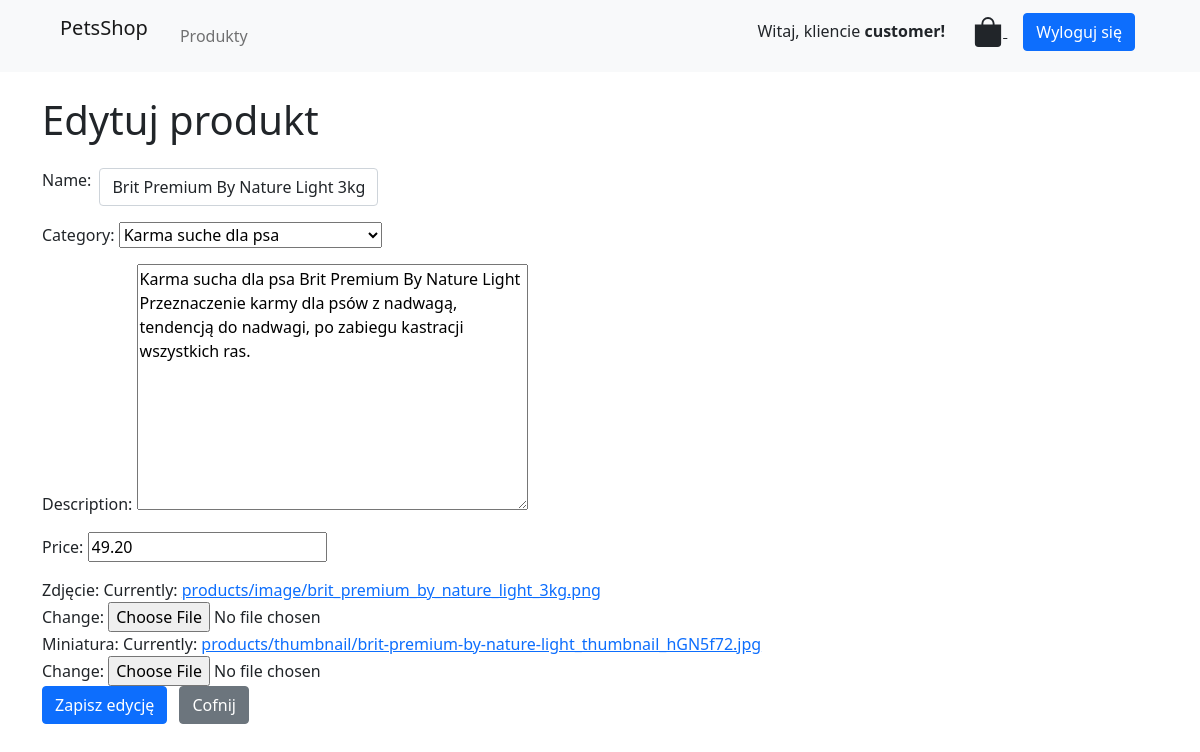
Screenshot of /products/edit/4 (signed in) with the database file from the repository.
### api/models.py (models this page shows, shortened)
class Product(models.Model):
    name = models.CharField(max_length=200, null=False)
    description = models.TextField(null=False)
    price = models.DecimalField(max_digits=6, decimal_places=2, null=False)
    category = models.ForeignKey(Category, on_delete=models.CASCADE, null=False)
    image = models.ImageField(upload_to='products/image')
    thumbnail = models.ImageField(upload_to='products/thumbnail')

### api/views.py (the view, shortened to what this page needs)
# urls.py: path('products/edit/<int:pk>', views.edit_product, name='edit_product'),
@login_required(login_url='login')
def edit_product(request, pk):
    product = get_object_or_404(Product, pk=pk)
    print(product.image)
    if request.method =="GET":
        context = {'form': ProductForm(instance=product), 'id': pk}
        return render(request, 'edit_product.html', context)

### api/forms.py
class ProductForm(forms.ModelForm):
    class Meta:
        model = Product
        fields = ['name', 'description', 'price', 'category', 'image', 'thumbnail']

### api/models.py (called while the page is built)
    def __str__(self):
        return self.name

### templates/edit_product.html (shortened to what this page needs)
{% extends 'base.html' %}
{% load widget_tweaks %}
{% block content %}
<div class="container mt-4">
    <h1 class="mb-4">Edytuj produkt</h1>
    <form method="post" enctype="multipart/form-data">
        <div class="mb-3 d-flex gap-2">
            {{ form.name.label_tag }}
            {{ form.name | add_class:'form-control w-25 w-md-full' }}
        </div>
        <div class="mb-3">
            {{ form.category.label_tag }}
            {{ form.category }}
        </div>
        <div class="mb-3">
            {{ form.description.label_tag }}
            {{ form.description }}
        </div>
        <div class="mb-3">
            {{ form.price.label_tag }}
            {{ form.price }}
        </div>
        <div>
            <label for="{{ form.image.id_for_label }}">Zdjęcie:</label>
            {{ form.image }}
        </div>
        <div>
            <label for="{{ form.thumbnail.id_for_label }}">Miniatura:</label>
            {{ form.thumbnail }}
        </div>
        <button type="submit" class="btn btn-primary">Zapisz edycję</button>
        <a href="/" class="btn btn-secondary ms-2">Cofnij</a>
    </form>
</div>
{% endblock %}

### templates/navbar.html
<nav class="navbar navbar-expand-lg navbar-light bg-light">
    <div class="container-fluid me-5 ms-5">
        <p class="navbar-brand mt-4 mt-lg-0" style="cursor: pointer;">PetsShop</p>
        <ul class="navbar-nav me-auto mb-2 mb-lg-0 ps-2">
            <li class="nav-item">
                <a class="nav-link" href="{% url 'product-list' %}">Produkty</a>
            </li>
        </ul>
      <div class="d-flex align-items-center">
        <div style="padding: 5px; margin-left: 30px;">
            {% if user.is_authenticated %}
                {% if user.userprofile.is_client %}
                    <p class="d-inline-block me-4">Witaj, kliencie <strong>{{ user.username }}!</strong></p>
                    <a class="text-reset me-3" href="{% url 'order_summary' %}">
                        <svg xmlns="http://www.w3.org/2000/svg" width="30" height="30" fill="currentColor" class="bi bi-bag-fill" viewBox="0 0 16 16">
                            <path d="M8 1a2.5 2.5 0 0 1 2.5 2.5V4h-5v-.5A2.5 2.5 0 0 1 8 1zm3.5 3v-.5a3.5 3.5 0 1 0-7 0V4H1v10a2 2 0 0 0 2 2h10a2 2 0 0 0 2-2V4h-3.5z"/>
                        </svg>
                    </a>
                {% else %}
                    <p class="d-inline-block me-4">Witaj, sprzedawco <strong>{{ user.username }}!</strong></p>
                {% endif %}
                <a class="btn btn-primary" role="button" href="{% url 'logout' %}">Wyloguj się</a>
            {% else %}
                <a class="btn btn-primary" role="button" href="{% url 'login' %}">Zaloguj się</a>
            {% endif %}
        </div>
      </div>
    </div>
  </nav>

### templates/base.html (style rules this page uses)
html, body, header, .carousel { height: 60vh; }

### rows the page displays
Product: name "Brit Premium By Nature Light 3kg", category "Karma suche dla psa", description "Karma sucha dla psa Brit Premium By Nature Light Przeznaczenie karmy dla psów z nadwagą, tendencją do nadwagi, po zabiegu kastracji wszystkich ras.", price "49.20"

### other values shown
{{ user.username }} "customer"
